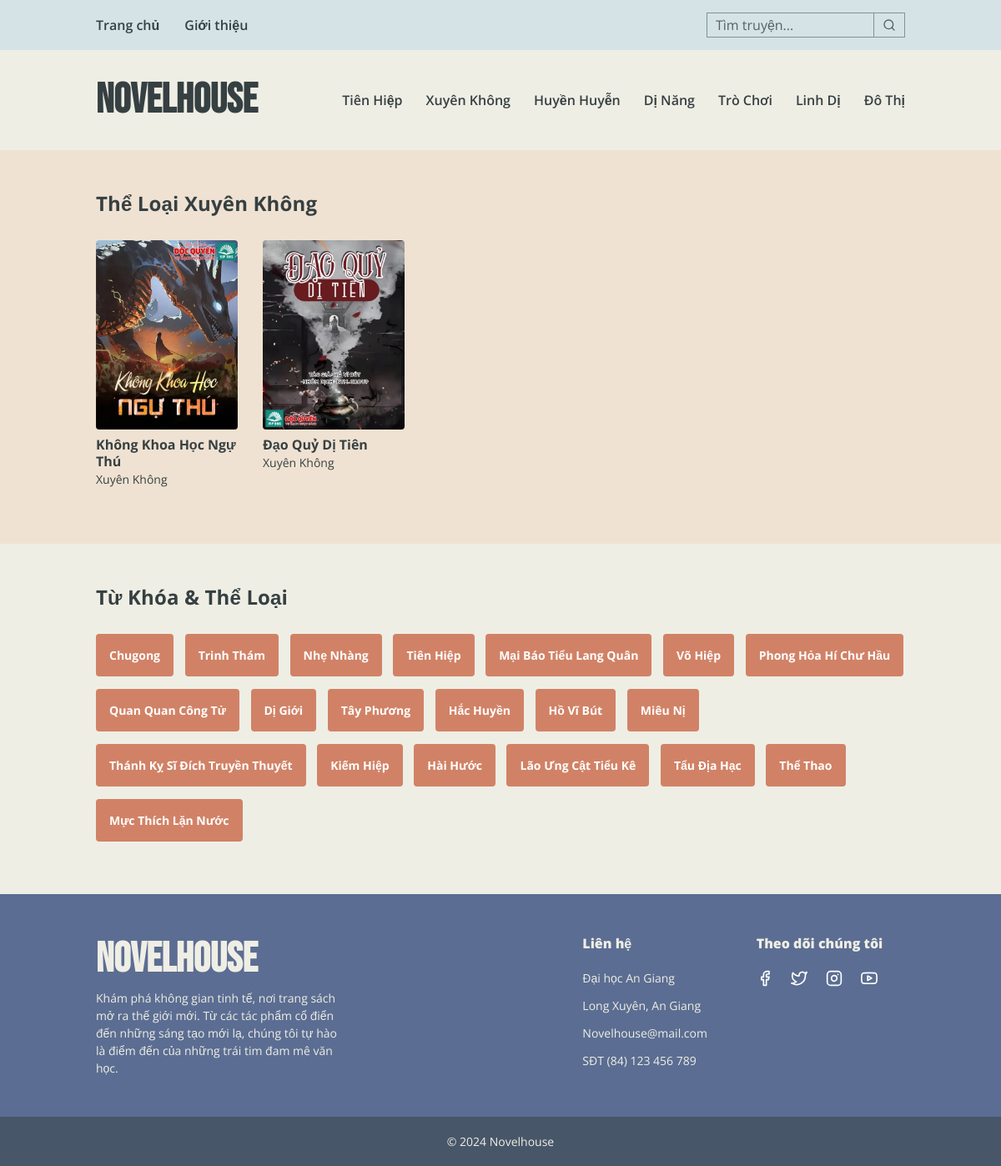
/novelhouse/index.php?path=pages/main/filter&genre_id=2, run on the app's committed database.
### tables this page shows
CREATE TABLE `genres` (
  `genre_id` int(11) NOT NULL,
  `genre_name` varchar(100) NOT NULL
);

CREATE TABLE `books` (
  `book_id` int(11) NOT NULL,
  `book_key` varchar(20) NOT NULL,
  `genre_id` int(11) NOT NULL,
  `title` varchar(200) NOT NULL,
  `cover_image` varchar(200) NOT NULL,
  `author` varchar(50) NOT NULL,
  `summary` varchar(1000) NOT NULL,
  `chapters` int(11) NOT NULL,
  `views` int(11) NOT NULL,
  `likes` int(11) NOT NULL
);

### novelhouse/pages/main/filter.php (called while the page is built, shortened)
<?php
$genre_id = $_GET["genre_id"];
$sql = "SELECT *
        FROM genres
        WHERE genres.genre_id = $genre_id";
$result = $connect->query($sql);
$genre = $result->fetch_array(MYSQLI_ASSOC);
$sql = "SELECT *
        FROM books
        INNER JOIN genres ON books.genre_id = genres.genre_id
        WHERE books.genre_id = $genre_id";
$result = $connect->query($sql);
$books = [];
while ($row = $result->fetch_array(MYSQLI_ASSOC)) {
    $books[] = $row;
}
$heading = "Thể Loại " . $genre['genre_name'];
$carousel = true;
include("includes/showcase.php");

### novelhouse/pages/main.php (called while the page is built)
<?php $path = isset($_GET['path']) ? $_GET['path'] : "pages/main/home";
include $path . ".php";
include("main/keyword.php");

### novelhouse/pages/main/keyword.php (called while the page is built, shortened)
<?php
if (!isset($_SESSION['genres_and_author'])) {
    $sql = "SELECT * FROM genres";
    $result = $connect->query($sql);
    $rows = [];
    while ($row = $result->fetch_array(MYSQLI_ASSOC)) {
        $rows[] = $row;
    }
    $sql = "SELECT DISTINCT author FROM books";
    $result = $connect->query($sql);
    while ($row = $result->fetch_array(MYSQLI_ASSOC)) {
        $rows[] = $row;
    }
    shuffle($rows);
    $rows = array_slice($rows, 0, 20);
} else {
    $rows = $_SESSION['genres_and_author'];
}
include("includes/keyword.php");

### novelhouse/includes/keyword.php (the view)
<div class="keywords">
    <div class="section-padding">
        <div class="container">
            <h3 class="section-heading">Từ Khóa & Thể Loại</h3>
            <ul class="keyword-list">
                <?php foreach ($rows as $row) : ?>
                    <?php if (isset($row['author'])) : ?>
                        <li class="keyword btn">
                            <a href="index.php?path=pages/main/search&search_key=<?= $row['author'] ?>">
                                <?= $row['author'] ?>
                            </a>
                        </li>
                    <?php else : ?>
                        <li class="keyword btn">
                            <a href="index.php?path=pages/main/filter&genre_id=<?= $row['genre_id'] ?>">
                                <?= $row['genre_name'] ?>
                            </a>
                        </li>
                    <?php endif ?>
                <?php endforeach ?>
            </ul>
        </div>
    </div>
</div>

### novelhouse/includes/header.php (shortened to what this page needs)
<?php
$sql = "SELECT * FROM genres";
$result = $connect->query($sql);
$rows = [];
while ($row = $result->fetch_array(MYSQLI_ASSOC)) {
    $rows[] = $row;
}
?>
<header class="header">
    <div class="top-header">
        <div class="container">
            <nav class="top-header-nav">
                <div class="menu">
                    <ul class="menu-list">
                        <li class="menu-item">
                            <a class="menu-item-link" href="index.php?path=pages/main/home">Trang chủ</a>
                        </li>
                        <li class="menu-item">
                            <a class="menu-item-link" href="#footer">Giới thiệu</a>
                        </li>
                    </ul>
                </div>
                <div class="search-box">
                    <form class="form-container" name="search-form" action="index.php?path=pages/main/search" method="post">
                        <input class="search-input input" type="text" name="search" placeholder="Tìm truyện..." />
                        <button class="search-btn btn" type="submit" name="submit">
                            <img src="assets/icons/search.svg" alt="Icon" />
                        </button>
                    </form>
                </div>
            </nav>
        </div>
    </div>
    <div class="bottom-header">
        <div class="container">
            <nav class="bottom-header-nav">
                <div class="logo">
                    <a class="logo-link" href="index.php?path=pages/main/home">NovelHouse</a>
                </div>
                <ul class="genre-list">
                    <?php $firstSevenGenre = array_slice($rows, 0, 7);
                    foreach ($firstSevenGenre as $genre) : ?>
                        <li class="genre-item">
                            <a class="genre-item-link" href="index.php?path=pages/main/filter&genre_id=<?= $genre['genre_id'] ?>">
                                <?= $genre['genre_name'] ?>
                            </a>
                        </li>
                    <?php endforeach ?>
                </ul>
            </nav>
        </div>
    </div>
</header>

### novelhouse/includes/showcase.php (shortened to what this page needs)
<div class="showcase">
    <div class="section-padding">
        <div class="container">
            <?php if (empty($books)) { ?>
                <h3 class="section-heading">Xin lỗi bạn, chưa có tiểu thuyết cho thể loại này!</h3>
            <?php } else { ?>
                <h3 class="section-heading">
                    <?= $heading ?>
                </h3>
                <div class="row">
                    <?php if ($carousel && count($books) >= 3) : ?>
                        <div class="col col-4">
                            <?php include("showcase/carousel/carousel.php") ?>
                        </div>
                        <div class="col col-8">
                            <?php
                            $col = 'col-3';
                            include("showcase/bookshelf/bookshelf.php") ?>
                        </div>
                    <?php else : ?>
                        <div class="col col-12">
                            <?php
                            $col = 'col-2-5';
                            include("showcase/bookshelf/bookshelf.php") ?>
                        </div>
                    <?php endif ?>
                </div>
            <?php } ?>
        </div>
    </div>
</div>

### novelhouse/includes/showcase/bookshelf/bookshelf.php
<div class="showcase-bookshelf">
    <div class="row">
        <?php foreach ($books as $book) : ?>
            <div class="col <?= $col ?>">
                <?php include('book.php') ?>
            </div>
        <?php endforeach ?>
    </div>
</div>

### novelhouse/includes/showcase/bookshelf/book.php
<div class="book-item">
    <a class="book-item-link" href="index.php?path=pages/main/review&book_id=<?= $book['book_id'] ?>">
        <img class="book-item-cover" src="<?= $book['cover_image'] ?>" alt="<?= $book['title'] ?>" />
    </a>
    <h4 class="book-item-title ells _2">
        <a href="index.php?path=pages/main/review&book_id=<?= $book['book_id'] ?>" title="<?= $book['title'] ?>"><?= $book['title'] ?></a>
    </h4>
    <p class="book-item-genre ell">
        <a href="index.php?path=pages/main/filter&genre_id=<?= $book['genre_id'] ?>"><?= $book['genre_name'] ?></a>
    </p>
</div>

### novelhouse/assets/css/utility.css (style rules this page uses)
:root { --quaternary-color: #efeee5; --tertiary-color: #f0e2d2; --secondary-color: #d5e3e6; --primary-color: #5b6d92; --accent-color: #d18266; --text-color: #364042; --dark-color-90: rgba(54, 64, 66, 0.9); --dark-color-80: rgba(54, 64, 66, 0.8); --dark-color-50: rgba(54, 64, 66, 0.5); --white-color: #ffffff; }
html { font-family: 'Open Sans', sans-serif; scroll-behavior: smooth; }
body { font-family: 'Open Sans', sans-serif; font-size: 14px; color: var(--text-color); }
a { color: var(--text-color); outline: none; cursor: pointer; }
.ell { white-space: nowrap; overflow: hidden; text-overflow: ellipsis; }
.ells { display: -webkit-box; overflow: hidden; word-wrap: break-word; -webkit-box-orient: vertical; }
.ells._2 { -webkit-line-clamp: 2; }
.container { padding-right: 15px; padding-left: 15px; margin-right: auto; margin-left: auto; max-width: 1000px; }
.row::after { content: ''; display: block; clear: both; }
.row { margin-left: -15px; margin-right: -15px; }
.col { float: left; padding-left: 15px; padding-right: 15px; }
.col-2-5 { width: 20%; }
.col-12 { width: 100%; }
.btn { padding: 5px 20px; border: 1px solid transparent; text-align: center; font-size: 16px; cursor: pointer; transition: all 0.3s ease; background-color: var(--accent-color); color: var(--white-color); }
.input { padding: 5px 10px; border: 1px solid transparent; outline: none; background-color: transparent; color: var(--text-color); }
.input::placeholder { color: var(--dark-color-80); }
.logo-link { font-family: 'Bebas Neue', sans-serif; font-size: 50px; font-weight: 800; color: var(--text-color); }
.section-padding { padding-top: 48px; padding-bottom: 48px; }
.section-heading { font-size: 24px; font-weight: 700; line-height: 32px; letter-spacing: 0.15px; padding-bottom: 12px; margin-bottom: 16px; }

### novelhouse/assets/css/style.css (style rules this page uses)
.header { font-size: 16px; }
.top-header { position: fixed; top: 0; height: 60px; width: 100%; z-index: 999; background-color: var(--secondary-color); }
.top-header-nav { display: flex; align-items: center; justify-content: space-between; }
.menu { font-size: 0; margin-left: -15px; }
.menu-item { display: inline-block; }
.menu-item-link { display: inline-block; padding: 19px 15px 19px; transition: all 0.3s ease; font-size: 16px; font-weight: 600; line-height: 22px; color: var(--text-color); }
.form-container { display: flex; align-items: center; }
.search-input { height: 30px; border-color: var(--dark-color-50); }
.search-btn { height: 30px; padding: 0 10px; background-color: transparent; border-color: var(--dark-color-50); border-left: 0; }
.bottom-header { height: 120px; margin-top: 60px; background-color: var(--quaternary-color); }
.bottom-header-nav { display: flex; align-items: center; justify-content: space-between; }
.genre-list { display: flex; justify-content: flex-end; margin-right: -14px; }
.genre-item { display: inline-block; padding: 38px 14px; }
.genre-item-link { display: inline-block; font-size: 16px; font-weight: 600; line-height: 44px; color: var(--text-color); transition: all 0.3s ease; text-transform: capitalize; }
.showcase { background-color: var(--tertiary-color); }
.showcase-bookshelf .row > * { display: none; }
.book-item { margin-bottom: 16px; height: 250px; }
.col-2-5 .book-item { height: 300px; }
.book-item-link { display: block; position: relative; width: 100%; height: 0; padding-top: 133.33%; margin-bottom: 8px; border-radius: 4px; overflow: hidden; }
.book-item-cover { position: absolute; top: 0; left: 0; width: 100%; height: 100%; }
.book-item-title { font-size: 16px; font-weight: 700; line-height: 20px; }
.book-item-genre { font-size: 14px; font-weight: 400; line-height: 24px; }
.keywords { background-color: var(--quaternary-color); }
.keyword-list { margin-left: -5px; margin-right: -5px; }
.keyword { display: inline-block; padding: 0; margin: 0px 5px 15px; border-radius: 4px; }
.keyword a { display: inline-block; padding: 15px 15px; font-size: 14px; font-weight: 700; color: var(--white-color); }

### data on the page
genres: genre_name "Tiên Hiệp"
genres: genre_name "Xuyên Không", genre_name "Thể Loại Xuyên Không"
genres: genre_name "Huyền Huyễn"
genres: genre_name "Dị Năng"
genres: genre_name "Trò Chơi"
genres: genre_name "Linh Dị"
genres: genre_name "Đô Thị"
books: cover_image (picture), title "Không Khoa Học Ngự Thú", genre.genre_name "Xuyên Không"
books: cover_image (picture), title "Đạo Quỷ Dị Tiên", genre.genre_name "Xuyên Không"
genres: genre_name "Trinh Thám"
genres: genre_name "Nhẹ Nhàng"
genres: genre_name "Võ Hiệp"
genres: genre_name "Dị Giới"
genres: genre_name "Tây Phương"
genres: genre_name "Kiếm Hiệp"
genres: genre_name "Hài Hước"
genres: genre_name "Thể Thao"

### other printed values
$row['author'] "Chugong"
$row['author'] "Mại Báo Tiểu Lang Quân"
$row['author'] "Phong Hỏa Hí Chư Hầu"
$row['author'] "Quan Quan Công Tử"
$row['author'] "Hắc Huyền"
$row['author'] "Hồ Vĩ Bút"
$row['author'] "Miêu Nị"
$row['author'] "Thánh Kỵ Sĩ Đích Truyền Thuyết"
$row['author'] "Lão Ưng Cật Tiểu Kê"
$row['author'] "Tẩu Địa Hạc"
$row['author'] "Mực Thích Lặn Nước"
